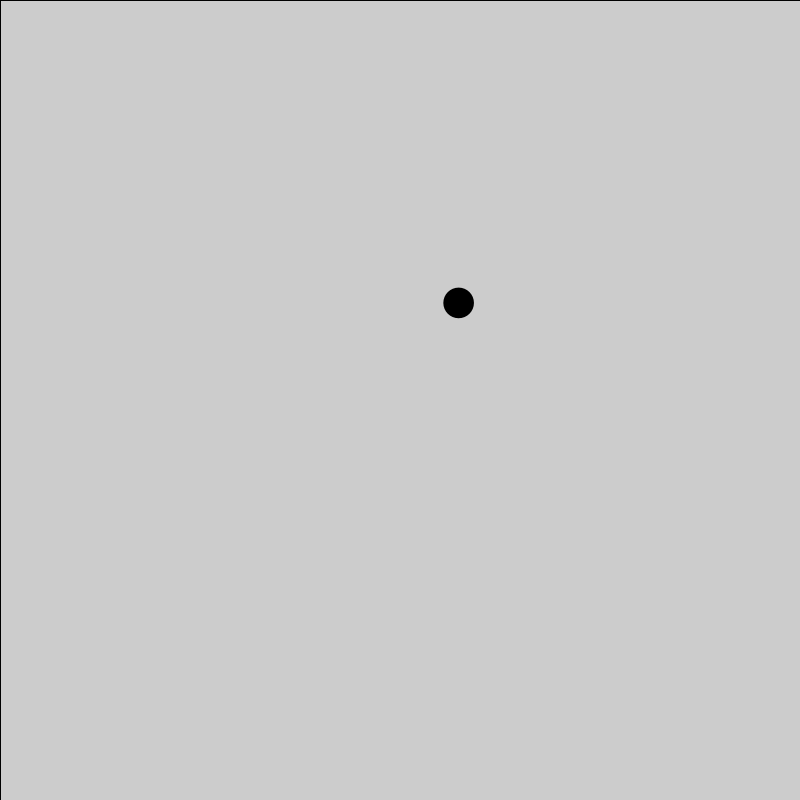
Frame 1 (no input)
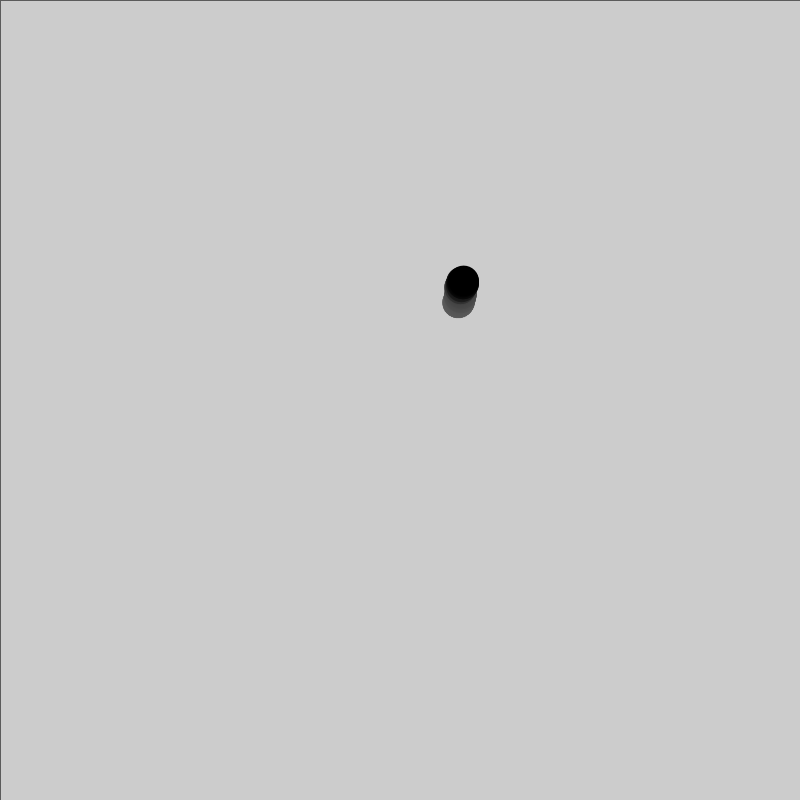
Frame 60 (the mouse pressed at the canvas centre just before this capture)
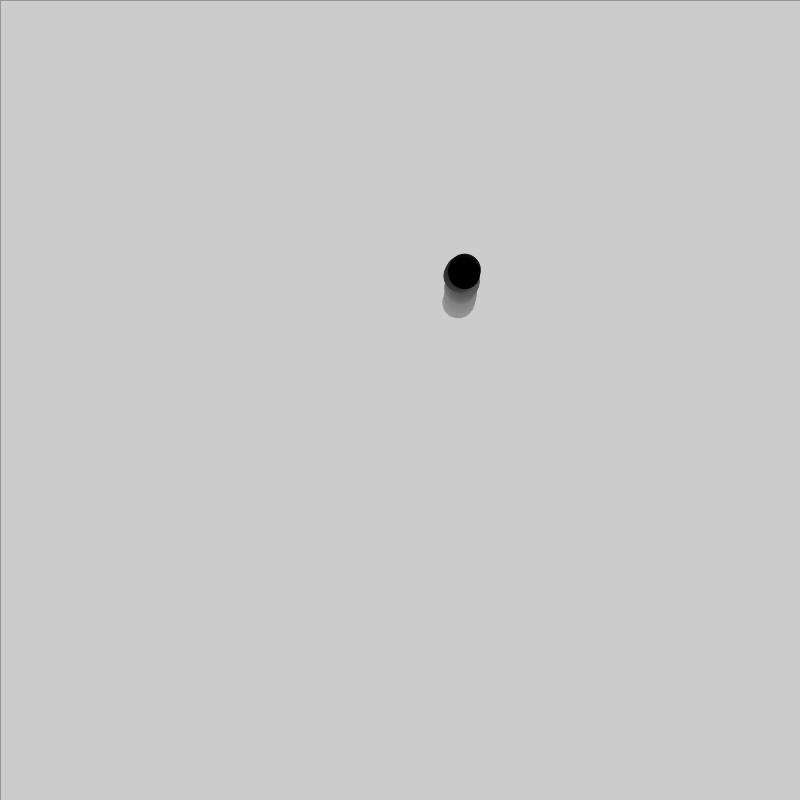
Frame 120 (the mouse held since frame 60 and released just before this capture)

The Processing sketch that drew these frames (run headless with seeded random() and noise(); from frame 60 on, the mouse is pressed at the canvas centre):

// Processing sketch: RandomWalk_probability
// ── RandomWalk_probability.pde
Walker johnny;

void setup() {
  size(800, 800);
  pixelDensity(displayDensity());
  johnny = new Walker();
}

void draw() {
  fill(220, 2);
  rect(0, 0, width, height);
  johnny.calculate();
  johnny.render();
}

// ── Walker.pde
class Walker {
  float x, y;
  PVector step;
  float walkerSize;

  Walker() {
    //Calculate central area
    float x1 = width/4;
    float x2 = x1 * 3;
    float y1 = height/4;
    float y2 = y1 * 3;
    float randomX = random(x1, x2);
    float randomY = random(y1, y2);
    x = randomX;
    y = randomY;
    walkerSize = random(4, 32);
  }

  void calculate() {
    float r = random(1);
    if(r < 0.4) {
      y--;
    } else if(r < 0.6) {
      x++;
    } else if(r < 0.8) {
      y++;
    } else {
      x--;
    }
  }

  void render() {
    fill(0);
    noStroke();
    ellipse(x, y, walkerSize, walkerSize);
  }
}
